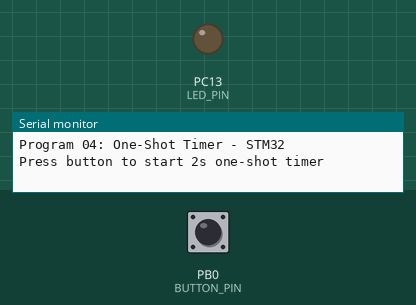
Recording of a program running on a simulated STM32 Blue Pill. Parts: output pins drawn as LEDs (lit = HIGH), the last lines printed to the serial monitor. The inputs (shaded band) are chosen by the test bench; at power-on: PB0 (BUTTON_PIN) HIGH.

Above: at 3.2 s.
3.3 s: PB0 (BUTTON_PIN) pulled LOW for 0.15 s
At 5.9 s:
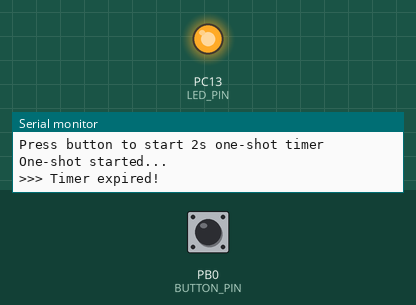
6.4 s: PB0 (BUTTON_PIN) pulled LOW for 1 s
At 6.7 s:
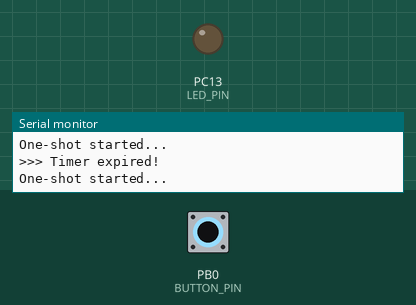
9.9 s: PB0 (BUTTON_PIN) pulled LOW for 3.2 s
At 13.3 s:
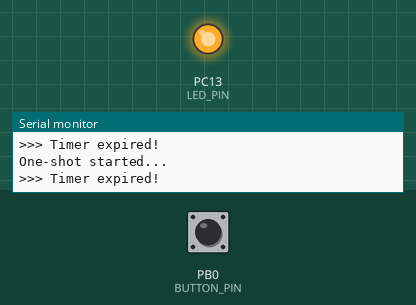
Timing chart, 0 to 14.8 s (numbered marks = the images above; inputs shaded):
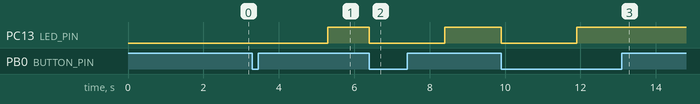

Measured:
- after the input at 3.3 s, PC13 (LED_PIN): LOW → HIGH after 2.0 s
- after the input at 6.4 s, PC13 (LED_PIN): HIGH → LOW at once, → HIGH 2.0 s later
- after the input at 9.9 s, PC13 (LED_PIN): HIGH → LOW at once, → HIGH 2.0 s later

The program:

main.cpp
```cpp
#include <Arduino.h>
#include <HardwareTimer.h>

#define LED_PIN     PC13
#define BUTTON_PIN  PB0

HardwareTimer *timer = new HardwareTimer(TIM3);
volatile bool expired = false;

void timerCallback() {
    expired = true;
    timer->pause();
}

void setup() {
    Serial.begin(115200);
    delay(2000);
    Serial.println("Program 04: One-Shot Timer - STM32\n");

    pinMode(LED_PIN, OUTPUT);
    pinMode(BUTTON_PIN, INPUT_PULLUP);

    timer->setOverflow(2000000, MICROSEC_FORMAT);  // 2 seconds
    timer->attachInterrupt(timerCallback);

    Serial.println("Press button to start 2s one-shot timer");
}

void loop() {
    static bool lastBtn = HIGH;
    bool btn = digitalRead(BUTTON_PIN);

    if (btn == LOW && lastBtn == HIGH) {
        digitalWrite(LED_PIN, LOW);  // ON
        timer->refresh();
        timer->resume();
        Serial.println("One-shot started...");
    }
    lastBtn = btn;

    if (expired) {
        expired = false;
        digitalWrite(LED_PIN, HIGH);  // OFF
        Serial.println(">>> Timer expired!");
    }
}
```
